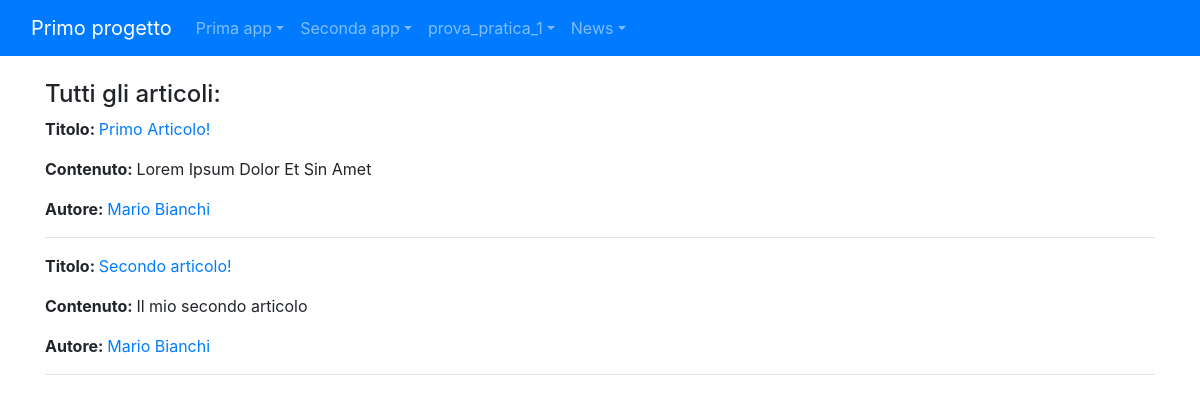
The page /news/lista_articoli/ on the database as committed earlier.
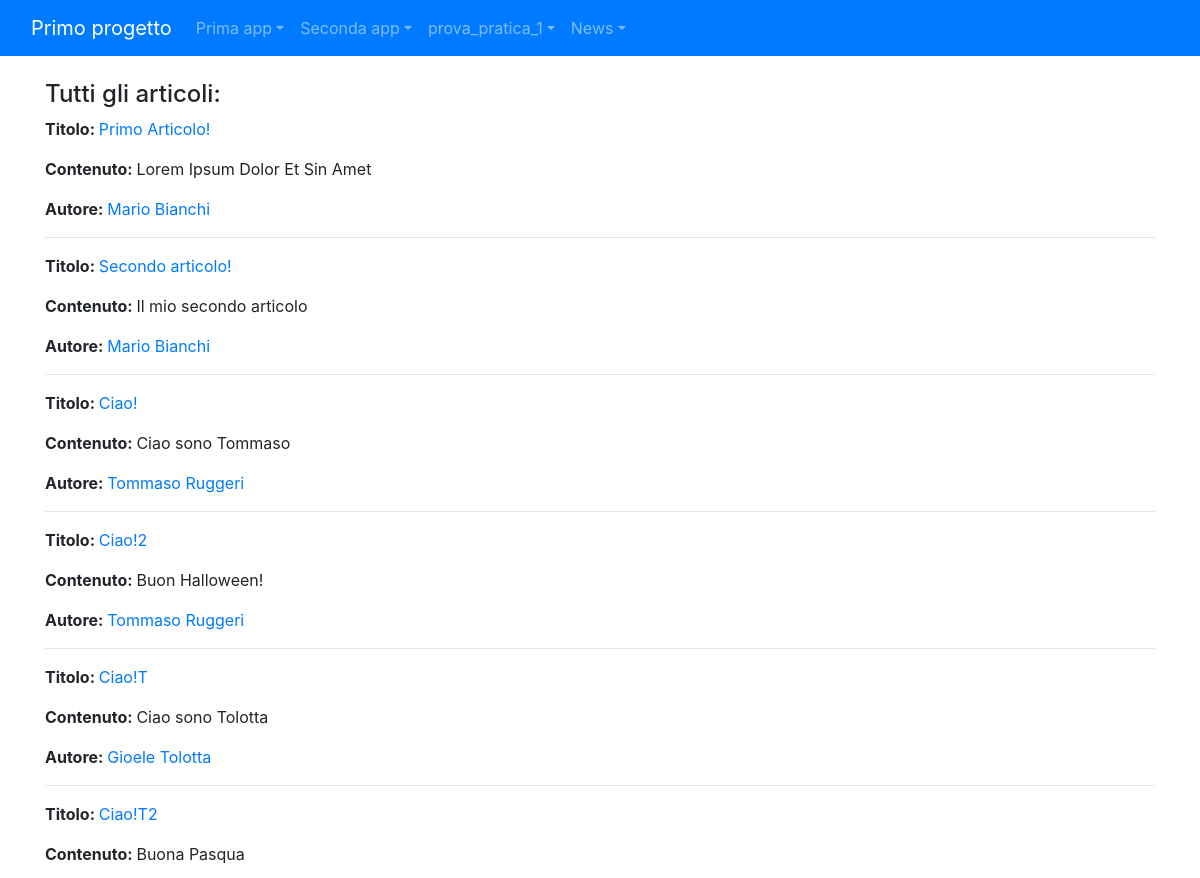
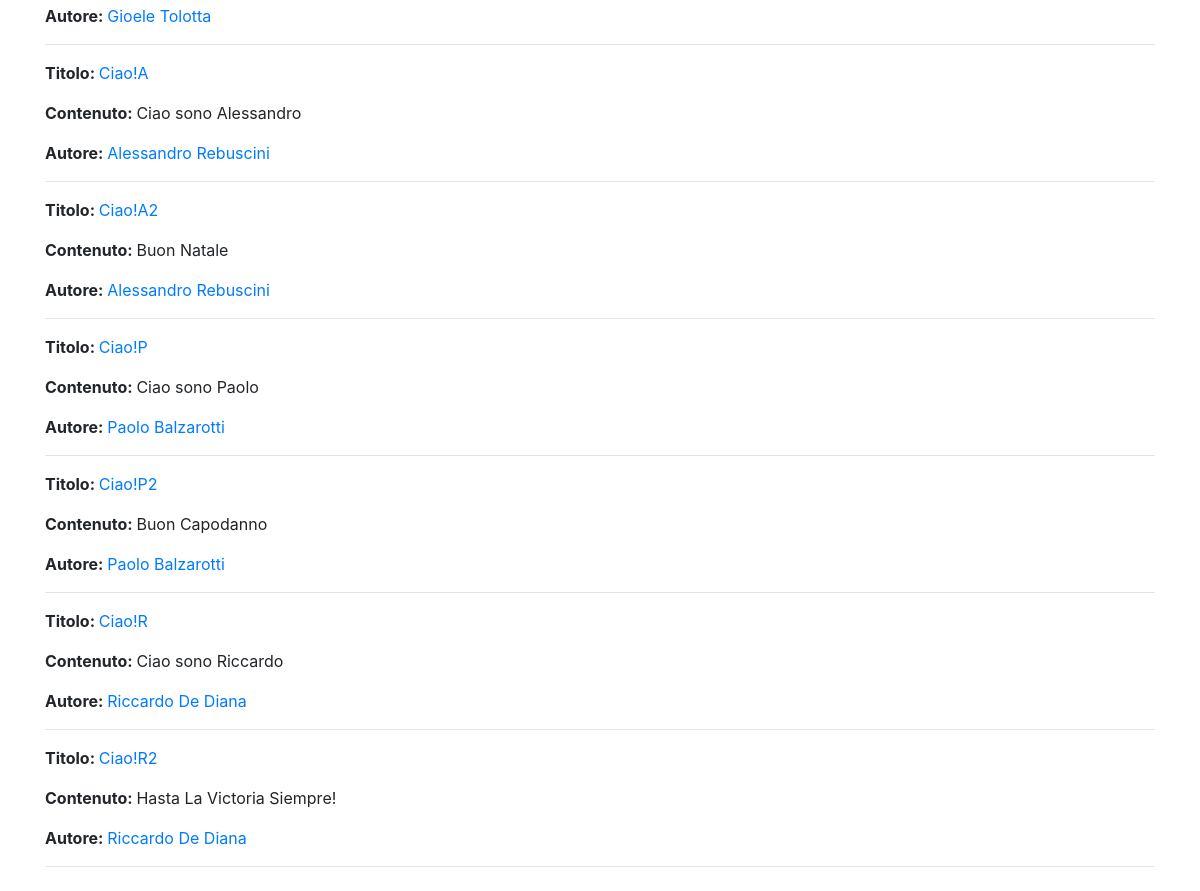
The same page on the database as committed later (2 pictures, top to bottom).
### news/models.py (models this page shows, shortened)
class Articolo(models.Model):
    titolo=models.CharField(max_length=200)
    contenuto=models.TextField()
    giornalista=models.ForeignKey(Giornalista, on_delete=models.CASCADE, related_name="articoli")
    data=models.DateField( blank=True)
    visualizzazioni=models.IntegerField(default=0,blank=True)
    class Meta:
            verbose_name = "Articolo"
            verbose_name_plural = "Articoli"

class Giornalista(models.Model):
    nome=models.CharField(max_length=20)
    cognome=models.CharField(max_length=20)
    anno_di_nascita= models.DateField(blank=True)
    def __str__(self):
        return self.nome + " " +self.cognome
    class Meta:
        verbose_name = "Giornalista"
        verbose_name_plural = "Giornalisti"

### news/views.py (the view)
# urls.py: path("lista_articoli/", listaArticoliView, name="lista_articoli"),
def listaArticoliView(request, pk=None):
    if pk is None:
        articoli=Articolo.objects.all()
        giornalista= None
    else:
        giornalista = get_object_or_404(Giornalista, pk=pk)
        articoli = Articolo.objects.filter(giornalista=giornalista)
    context = {"articoli": articoli, "giornalista": giornalista}
    return render(request, "news/lista_articoli.html",context)

### news/templates/news/lista_articoli.html (shortened to what this page needs)
{% extends 'base.html' %}
{% block content %}
    {% if giornalista %}
        <h4>Articoli di {{ giornalista.nome }} {{ giornalista.cognome }}:</h4>
    {% else %}
        <h4>Tutti gli articoli:</h4>
    {% endif %}
    {% for articolo in articoli %}
        <p><strong>Titolo: </strong>
            <a href="/news/articoli/{{ articolo.id }}">{{ articolo.titolo }}</a>
        </p>
        <p><strong>Contenuto: </strong>
            {{ articolo.contenuto }}
        </p>
        <p><strong>Autore: </strong>
        <a href={% url 'news:giornalista_detail' articolo.giornalista.id %}>{{ articolo.giornalista }}</a>
        </p>
        <hr>
    {% endfor %}
{% endblock content %}

Rows that differ between the two databases and show on the page:
added Articolo: titolo "Ciao!", contenuto "Ciao sono Tommaso", giornalista "Tommaso Ruggeri"
added Articolo: titolo "Ciao!2", contenuto "Buon Halloween!", giornalista "Tommaso Ruggeri"
added Articolo: titolo "Ciao!T", contenuto "Ciao sono Tolotta", giornalista "Gioele Tolotta"
added Articolo: titolo "Ciao!T2", contenuto "Buona Pasqua", giornalista "Gioele Tolotta"
added Articolo: titolo "Ciao!A", contenuto "Ciao sono Alessandro", giornalista "Alessandro Rebuscini"
added Articolo: titolo "Ciao!A2", contenuto "Buon Natale", giornalista "Alessandro Rebuscini"
added Articolo: titolo "Ciao!P", contenuto "Ciao sono Paolo", giornalista "Paolo Balzarotti"
added Articolo: titolo "Ciao!P2", contenuto "Buon Capodanno", giornalista "Paolo Balzarotti"
added Articolo: titolo "Ciao!R", contenuto "Ciao sono Riccardo", giornalista "Riccardo De Diana"
added Articolo: titolo "Ciao!R2", contenuto "Hasta La Victoria Siempre!", giornalista "Riccardo De Diana"
